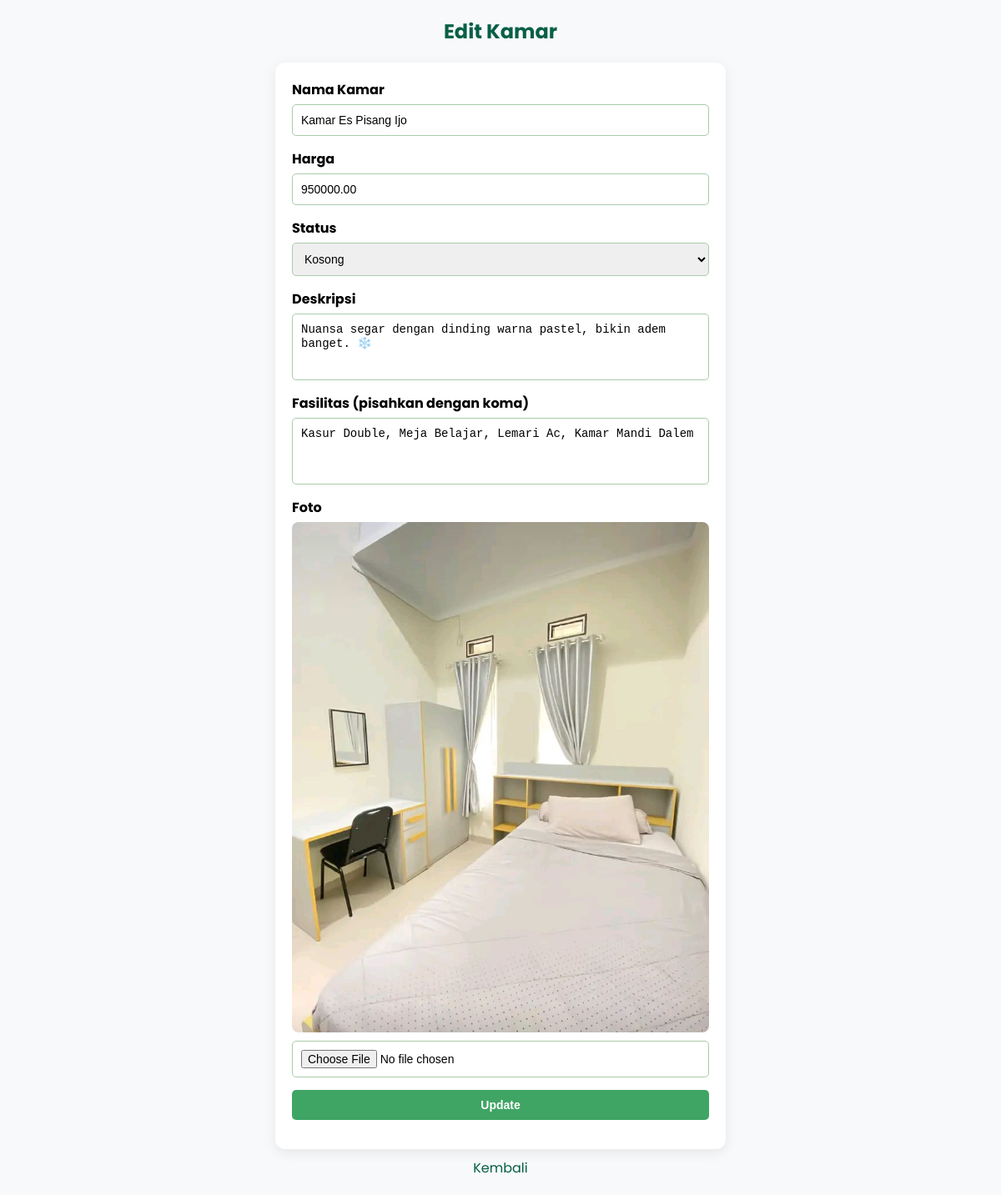
Screenshot of /admin/kamar_edit.php?id=3 (signed in) with the database file from the repository.
### tables this page shows
CREATE TABLE `kamar` (
  `id_kamar` int(11) NOT NULL,
  `nama_kamar` varchar(100) DEFAULT NULL,
  `lokasi` varchar(100) DEFAULT NULL,
  `deskripsi` text DEFAULT NULL,
  `harga` decimal(10,2) DEFAULT NULL,
  `fasilitas` text DEFAULT NULL,
  `status` enum('Kosong','Terisi') DEFAULT NULL,
  `foto` varchar(255) DEFAULT NULL
);

### admin/kamar_edit.php (the view, shortened to what this page needs)
<?php
include '../config/koneksi.php';
$id = $_GET['id'] ?? '';
$data = mysqli_query($koneksi, "SELECT * FROM kamar WHERE id_kamar='$id'");
$k = mysqli_fetch_assoc($data);
?>
<html>
<head>
</head>
<body>
<h2>Edit Kamar</h2>
<form method="POST" enctype="multipart/form-data">
    <label>Nama Kamar</label>
    <input type="text" name="nama" value="<?= htmlspecialchars($k['nama_kamar']); ?>" required>
    <label>Harga</label>
    <input type="number" name="harga" value="<?= $k['harga']; ?>" required>
    <label>Status</label>
    <select name="status" required>
        <option value="kosong" <?= $k['status']=="kosong" ? "selected" : ""; ?>>Kosong</option>
    </select>
    <label>Deskripsi</label>
    <textarea name="deskripsi" required><?= htmlspecialchars($k['deskripsi']); ?></textarea>
    <label>Fasilitas (pisahkan dengan koma)</label>
    <textarea name="fasilitas" required><?= htmlspecialchars($k['fasilitas']); ?></textarea>
    <label>Foto</label>
    <?php if($k['foto']) { ?>
        <img src="../uploads/<?= $k['foto']; ?>" alt="Foto Kamar">
    <?php } ?>
    <input type="file" name="foto">
    <button type="submit" name="update">Update</button>
</form>
<a href="kamar.php">Kembali</a>
</body>
</html>

### admin/kamar_edit.php (style rules this page uses)
body { font-family:Poppins,sans-serif;margin:0;padding:20px;background:#f8f9fa; }
h2 { color:#065f46;margin-bottom:20px;text-align:center; }
form { background:white;padding:20px;border-radius:12px;max-width:500px;margin:auto;box-shadow:0 4px 15px rgba(0,0,0,0.08); }
label { font-weight:bold;margin-bottom:5px;display:block; }
input, textarea, select, button { width:100%;padding:10px;margin-bottom:15px;border-radius:5px;border:1px solid #aacbaa;font-size:14px; }
textarea { resize:none;height:80px; }
button { background:#3fa564;color:white;border:none;font-weight:bold;cursor:pointer; }
a { text-decoration:none;color:#065f46;display:block;text-align:center;margin-top:10px; }
img { max-width:100%;margin-bottom:10px;border-radius:8px; }

### rows the page displays
kamar: nama "Kamar Es Pisang Ijo", harga "950000.00", deskripsi "Nuansa segar dengan dinding warna pastel, bikin adem banget. ❄️", fasilitas "Kasur Double, Meja Belajar, Lemari Ac, Kamar Mandi Dalem", foto (picture)
